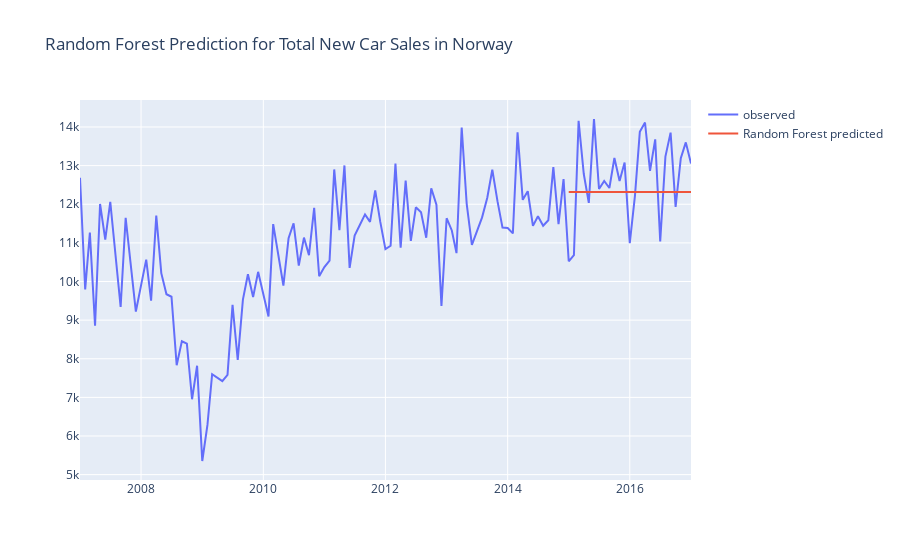

Write notebook code for a chart like this one.
### Code cell
predict_random_forest('Total', plot=True)
